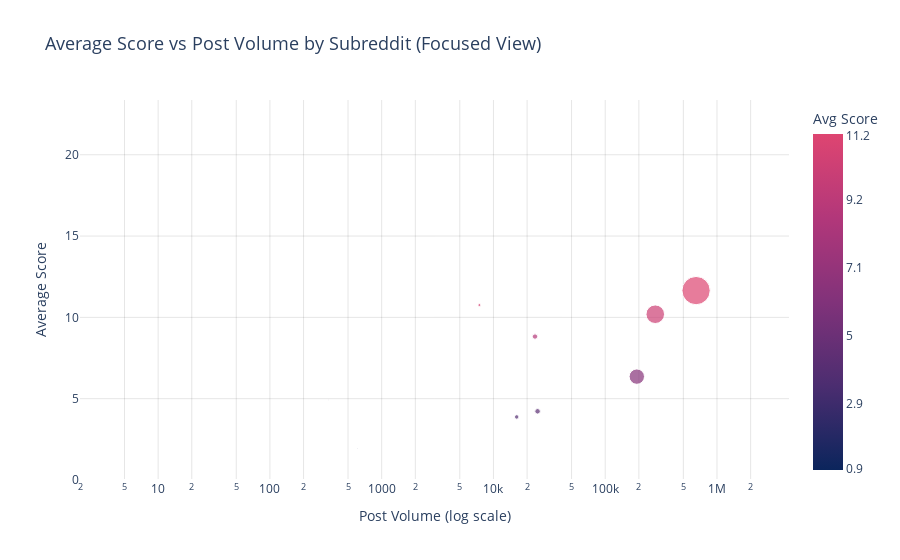

The notebook cell saved with this chart:
### Markdown cell above
#### **Q8** Which subreddits have the highest average score versus the highest post volume?
This comparison exposes differences between popularity and engagement—some communities may generate large amounts of content, while others achieve greater approval or influence per post.

### Code cell
import plotly.express as px
import numpy as np

subreddit_stats = (
    df.groupby("subreddit")
    .agg(avg_score=("score", "mean"), post_volume=("subreddit", "count"))
    .reset_index()
)

volume_cutoff = np.percentile(subreddit_stats["post_volume"], 99)
score_cutoff = np.percentile(subreddit_stats["avg_score"], 99)
filtered = subreddit_stats[
    (subreddit_stats["post_volume"] <= volume_cutoff) &
    (subreddit_stats["avg_score"] <= score_cutoff)
]

vmin, vmax = np.percentile(filtered["avg_score"], [5, 95])

fig = px.scatter(
    filtered,
    x="post_volume",
    y="avg_score",
    size="post_volume",
    color="avg_score",
    hover_name="subreddit",
    color_continuous_scale=[
       colors[0], colors[1], colors[2], colors[3], colors[4]
    ],
    range_color=[vmin, vmax],
    title="Average Score vs Post Volume by Subreddit (Focused View)"
)

fig.update_xaxes(
    type="log",
    title="Post Volume (log scale)",
    range=[np.log10(filtered["post_volume"].min()), np.log10(volume_cutoff)]
)
fig.update_yaxes(
    title="Average Score",
    range=[filtered["avg_score"].min(), score_cutoff]
)

fig.update_layout(
    plot_bgcolor="white",
    title_font_size=18,
    coloraxis_colorbar=dict(
        title="Avg Score",
        tickvals=np.linspace(vmin, vmax, 6).round(1)
    ),
    xaxis=dict(showgrid=True, gridcolor="rgba(0,0,0,0.1)", gridwidth=1),
    yaxis=dict(showgrid=True, gridcolor="rgba(0,0,0,0.1)", gridwidth=1)
)

fig.show()

### Figure 1 — Plotly figure (JSON) as saved in the notebook; plotly's stock layout.template omitted (floating-point values rounded to 4 significant figures)
{"data": [{"hovertemplate": "<b>%{hovertext}</b><br><br>post_volume=%{marker.size}<br>avg_score=%{marker.color}<extra></extra>", "hovertext": ["5GConspiracy", "COVID19", "ConspiracyII", "Covid19Conspiracy", "QAnonCasualties", "actualconspiracies", "antivax", "collapse", "conspiracytheories", "conspiracyundone"], "legendgroup": "", "marker": {"color": [0.0, 10.19, 4.223, 1.936, 4.928, 10.76, 8.821, 11.65, 6.357, 3.877], "coloraxis": "coloraxis", "size": [2, 280340, 24823, 608, 334, 7487, 23536, 649907, 191760, 16150], "sizemode": "area", "sizeref": 1625.0, "symbol": "circle"}, "mode": "markers", "name": "", "orientation": "v", "showlegend": false, "type": "scatter", "x": [2, 280340, 24823, 608, 334, 7487, 23536, 649907, 191760, 16150], "xaxis": "x", "y": [0.0, 10.19, 4.223, 1.936, 4.928, 10.76, 8.821, 11.65, 6.357, 3.877], "yaxis": "y"}], "layout": {"coloraxis": {"cmax": 11.25, "cmin": 0.8711, "colorbar": {"tickvals": [0.9, 2.9, 5.0, 7.1, 9.2, 11.2], "title": {"text": "Avg Score"}}, "colorscale": [[0, "#0b255c"], [0.25, "#4b2d70"], [0.5, "#81327a"], [0.75, "#b2377a"], [1, "#de4571"]]}, "legend": {"itemsizing": "constant", "tracegroupgap": 0}, "plot_bgcolor": "white", "title": {"font": {"size": 18}, "text": "Average Score vs Post Volume by Subreddit (Focused View)"}, "xaxis": {"anchor": "y", "domain": [0, 1], "gridcolor": "rgba(0,0,0,0.1)", "gridwidth": 1, "range": [0.301, 6.644], "showgrid": true, "title": {"text": "Post Volume (log scale)"}, "type": "log"}, "yaxis": {"anchor": "x", "domain": [0, 1], "gridcolor": "rgba(0,0,0,0.1)", "gridwidth": 1, "range": [0, 23.37], "showgrid": true, "title": {"text": "Average Score"}}}}
